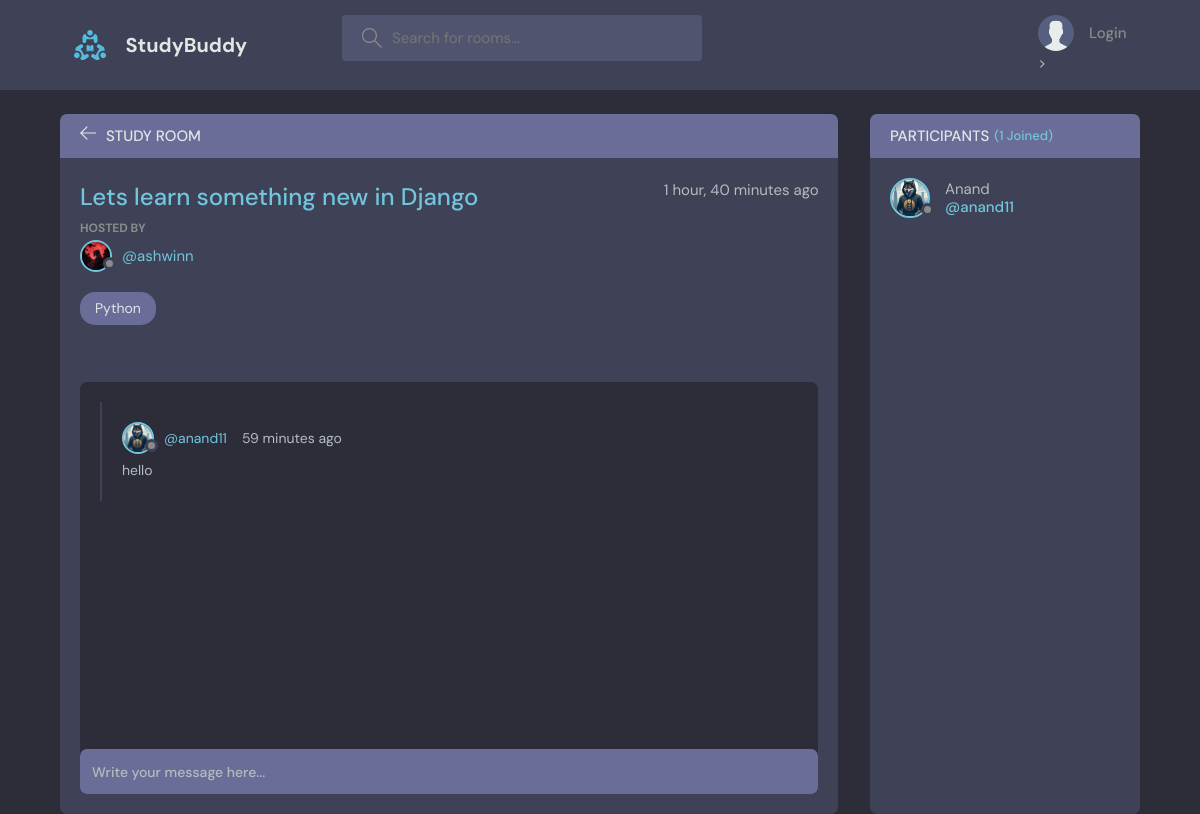
/room/1, run on the app's committed database.
### core/models.py (models this page shows, shortened)
class Rooms(models.Model):
    host = models.ForeignKey(User,on_delete=models.SET_NULL,null=True)
    topic = models.ForeignKey(Topic,on_delete=models.SET_NULL,null=True)
    name = models.CharField(max_length=100)
    description = models.TextField(null=True,blank=True)
    created = models.DateTimeField(auto_now_add=True)
    updated = models.DateTimeField(auto_now=True)
    participants=models.ManyToManyField(User,related_name='participants',blank=True)
    class Meta:
        ordering=['-updated','-created']

class User(AbstractUser):
    name = models.CharField(max_length=20,null=True)
    email = models.EmailField(unique=True,null=True)
    bio = models.TextField(max_length=200,null=True)
    avatar = models.ImageField(null=True,default="avatar.svg")
    USERNAME_FIELD='email'
    REQUIRED_FIELDS=[]

class Topic(models.Model):
    name = models.CharField(max_length=200)
    def __str__(self):
        return self.name

class Messages(models.Model):
    user = models.ForeignKey(User,on_delete=models.CASCADE)
    room = models.ForeignKey(Rooms,on_delete=models.CASCADE)
    body = models.TextField()
    created = models.DateTimeField(auto_now_add=True)
    updated = models.DateTimeField(auto_now=True)
    class Meta:
        ordering=['-updated','-created']

### core/views.py (the view, shortened to what this page needs)
# urls.py: path('room/<str:pk>',views.rooms,name='room'),
def rooms(request,pk):
    rooms = Rooms.objects.get(id=pk)
    message=Messages.objects.filter(room=rooms)
    participants=rooms.participants.all()
    context={'room':rooms,'message':message,'participants':participants}
    return render(request,'core/room.html',context)

### core/templates/core/room.html (shortened to what this page needs)
{% extends 'main.html' %}
{% load static %}
{% block content %}
<main class="profile-page layout layout--2">
  <div class="container">
    <div class="room">
      <div class="room__top">
        <div class="room__topLeft">
          <a href="{% url 'home' %}">
            <svg version="1.1" xmlns="http://www.w3.org/2000/svg" width="32" height="32" viewBox="0 0 32 32">
              <title>arrow-left</title>
              <path
                d="M13.723 2.286l-13.723 13.714 13.719 13.714 1.616-1.611-10.96-10.96h27.625v-2.286h-27.625l10.965-10.965-1.616-1.607z">
              </path>
            </svg>
          </a>
          <h3>Study Room</h3>
        </div>
      </div>
      <div class="room__box scroll">
        <div class="room__header scroll">
          <div class="room__info">
            <h3>{{room.name}}</h3>
            <span>{{room.created|timesince}} ago</span>
          </div>
          <div class="room__hosted">
            <p>Hosted By</p>
            <a href="{% url 'user-profile' room.host.id %}" class="room__author">
              <div class="avatar avatar--small">
                <img src="{{room.host.avatar.url}}" />
              </div>
              <span>@{{room.host.username}}</span>
            </a>
          </div>
          <span class="room__topics">{{room.topic}}</span>
        </div>
        <div class="room__conversation">
          <div class="threads scroll">
            {% for msg in message %}
            <div class="thread">
              <div class="thread__top">
                <div class="thread__author">
                  <a href="{% url 'user-profile' msg.user.id %}" class="thread__authorInfo">
                    <div class="avatar avatar--small">
                      <img src="{{msg.user.avatar.url}}" />
                    </div>
                    <span>@{{msg.user.username}}</span>
                  </a>
                  <span class="thread__date">{{msg.created|timesince}} ago</span>
                </div>
              </div>
              <div class="thread__details">
                {{msg.body}}
              </div>
            </div>
            {% endfor %}
          </div>
        </div>
      </div>
      <div class="room__message">
        <form action="" method="POST">
          <input name="body" placeholder="Write your message here..." />
        </form>
      </div>
    </div>
    <div class="participants">
      <h3 class="participants__top">Participants <span>({{participants.count}} Joined)</span></h3>
      <div class="participants__list scroll">
        {% for user in participants %}
        <a href="{%  url 'user-profile' user.id %}" class="participant">
          <div class="avatar avatar--medium">
            <img src="{{user.avatar.url}}" />
          </div>
          <p>
            {{user.name}}
            <span>@{{user.username}}</span>
          </p>
        </a>
        {% endfor %}
      </div>
    </div>
  </div>
</main>
{% endblock content %}

### data on the page
Rooms: name "Lets learn something new in Django", created "1 hour, 40 minutes", host.avatar (picture), host.username "ashwinn", topic "Python"
Messages: user.avatar (picture), user.username "anand11", created "59 minutes", body "hello"
User: avatar (picture), name "Anand", username "anand11"

### other printed values
{{ participants.count }} "1"
